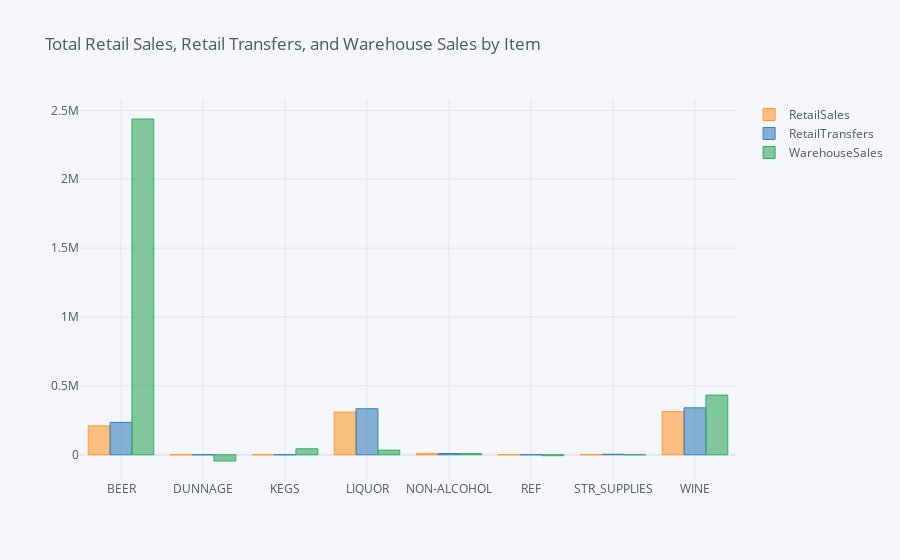

Notebook cell for this chart:
### Markdown cell above
using cufflinks...

### Code cell
data.groupby('ItemType')['RetailSales','RetailTransfers','WarehouseSales'].sum().iplot(kind='bar', 
                                                                                       title='Total Retail Sales, Retail Transfers, and Warehouse Sales by Item')

### Figure 1 — Plotly figure (JSON) as saved in the notebook; plotly's stock layout.template omitted (floating-point values rounded to 4 significant figures)
{"data": [{"marker": {"color": "rgba(255, 153, 51, 0.6)", "line": {"color": "rgba(255, 153, 51, 1.0)", "width": 1}}, "name": "RetailSales", "orientation": "v", "text": "", "type": "bar", "visible": true, "x": ["BEER", "DUNNAGE", "KEGS", "LIQUOR", "NON-ALCOHOL", "REF", "STR_SUPPLIES", "WINE"], "y": [209800.0, 0, 0, 309800.0, 8110.0, 281.3, 996.0, 313400.0]}, {"marker": {"color": "rgba(55, 128, 191, 0.6)", "line": {"color": "rgba(55, 128, 191, 1.0)", "width": 1}}, "name": "RetailTransfers", "orientation": "v", "text": "", "type": "bar", "visible": true, "x": ["BEER", "DUNNAGE", "KEGS", "LIQUOR", "NON-ALCOHOL", "REF", "STR_SUPPLIES", "WINE"], "y": [234900.0, 0, 0, 334200.0, 9058.0, 171.9, 3595.0, 340700.0]}, {"marker": {"color": "rgba(50, 171, 96, 0.6)", "line": {"color": "rgba(50, 171, 96, 1.0)", "width": 1}}, "name": "WarehouseSales", "orientation": "v", "text": "", "type": "bar", "x": ["BEER", "DUNNAGE", "KEGS", "LIQUOR", "NON-ALCOHOL", "REF", "STR_SUPPLIES", "WINE"], "y": [2438000.0, -45331, 43558, 33170.0, 8657.0, -6754, 0, 433000.0]}], "layout": {"autosize": true, "legend": {"bgcolor": "#F5F6F9", "font": {"color": "#4D5663"}}, "paper_bgcolor": "#F5F6F9", "plot_bgcolor": "#F5F6F9", "title": {"font": {"color": "#4D5663"}, "text": "Total Retail Sales, Retail Transfers, and Warehouse Sales by Item"}, "xaxis": {"autorange": true, "gridcolor": "#E1E5ED", "range": [-0.5, 7.5], "showgrid": true, "tickfont": {"color": "#4D5663"}, "title": {"font": {"color": "#4D5663"}, "text": ""}, "type": "category", "zerolinecolor": "#E1E5ED"}, "yaxis": {"autorange": true, "gridcolor": "#E1E5ED", "range": [-183300.0, 2576000.0], "showgrid": true, "tickfont": {"color": "#4D5663"}, "title": {"font": {"color": "#4D5663"}, "text": ""}, "type": "linear", "zerolinecolor": "#E1E5ED"}}}
